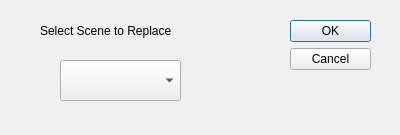
<?xml version="1.0" encoding="UTF-8"?>
<ui version="4.0">
 <class>ImportSceneSelectDialog</class>
 <widget class="QDialog" name="ImportSceneSelectDialog">
  <property name="geometry">
   <rect>
    <x>0</x>
    <y>0</y>
    <width>400</width>
    <height>135</height>
   </rect>
  </property>
  <property name="windowTitle">
   <string>Dialog</string>
  </property>
  <widget class="QDialogButtonBox" name="scene_select_ok_button">
   <property name="geometry">
    <rect>
     <x>290</x>
     <y>20</y>
     <width>81</width>
     <height>241</height>
    </rect>
   </property>
   <property name="orientation">
    <enum>Qt::Vertical</enum>
   </property>
   <property name="standardButtons">
    <set>QDialogButtonBox::Cancel|QDialogButtonBox::Ok</set>
   </property>
  </widget>
  <widget class="QComboBox" name="scene_selector">
   <property name="geometry">
    <rect>
     <x>60</x>
     <y>60</y>
     <width>121</width>
     <height>41</height>
    </rect>
   </property>
  </widget>
  <widget class="QLabel" name="label">
   <property name="geometry">
    <rect>
     <x>40</x>
     <y>10</y>
     <width>171</width>
     <height>41</height>
    </rect>
   </property>
   <property name="text">
    <string>Select Scene to Replace</string>
   </property>
  </widget>
 </widget>
 <resources/>
 <connections>
  <connection>
   <sender>scene_select_ok_button</sender>
   <signal>accepted()</signal>
   <receiver>ImportSceneSelectDialog</receiver>
   <slot>accept()</slot>
   <hints>
    <hint type="sourcelabel">
     <x>248</x>
     <y>254</y>
    </hint>
    <hint type="destinationlabel">
     <x>157</x>
     <y>274</y>
    </hint>
   </hints>
  </connection>
  <connection>
   <sender>scene_select_ok_button</sender>
   <signal>rejected()</signal>
   <receiver>ImportSceneSelectDialog</receiver>
   <slot>reject()</slot>
   <hints>
    <hint type="sourcelabel">
     <x>316</x>
     <y>260</y>
    </hint>
    <hint type="destinationlabel">
     <x>286</x>
     <y>274</y>
    </hint>
   </hints>
  </connection>
 </connections>
</ui>
